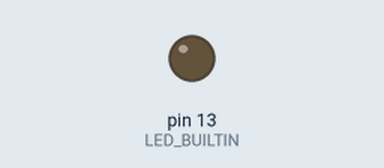
Recording of a sketch running on a simulated Arduino Mega 2560, built with avr-gcc and run on an emulated ATmega2560. Parts: output pins drawn as LEDs (lit = HIGH). The modem accepts every AT command (registered, SIM ready, sends succeed) and sends nothing else.

Above: at 0.35 s.
At 64.7 s:
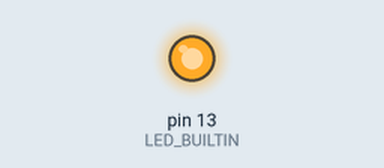
Timing chart, 0 to 65.2 s (numbered marks = the images above):
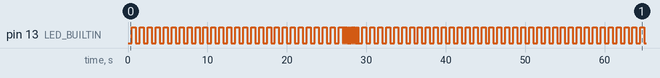

Measured:
- by itself, pin 13 (LED_BUILTIN): moves between LOW and HIGH, repeating every 50.0 s
- by itself, everything shown: repeats every 50.0 s, in 116 steps

The sketch:

sketch_serial1_probe.ino
```cpp
/*
 * ============================================================================
 *  SUPERSEDED. DO NOT FLASH THIS FOR A MISSION.
 *
 *  The flying firmware is ../sketch_mav_shovel/. This probe answers only the
 *  question it was built for (2026-08-13: is Serial1 ours? YES) and it does
 *  NOT provide mav_read / mav_write / mav_stats, so with this sketch on the
 *  STM32 the Linux side cannot reach the Pixhawk at all: mav_shovel_pump.py
 *  and run_mission.py will both fail to find their RPC methods, and the whole
 *  autonomy chain is dead with no obvious cause.
 *
 *  Keep it: it is the minimal test to re-run after any core upgrade, since it
 *  transmits a heartbeat with no dependency on the Bridge whatsoever.
 *  Just never fly it.  (Warning added in review 2026-08-15: this folder was
 *  worked on for weeks and the shovel was written the night before the shoot,
 *  so reaching for the familiar name is the easy mistake.)
 * ============================================================================
 *
 * serial1_probe - can a sketch on the UNO Q's STM32 talk to the Pixhawk on D0/D1?
 *
 * WHY THIS EXISTS (TODO 7, the blocker for autonomous flight):
 * The UNO Q docs contradict each other. The user manual says D0/D1 are Serial1
 * on the JDIGITAL header, and ALSO says the router claims Serial1 and you must
 * not open it in your own code. The Arduino_RouterBridge README says the Bridge
 * uses a core-routed UART, "falling back to Serial1 if the core does not
 * provide it". Those cannot both be acted on and no amount of reading settles
 * it. Only the board settles it.
 *
 * REWRITTEN 2026-08-11. The previous version reported its verdict ONLY on
 * LED_BUILTIN. That was a reasonable call when the alternative was a serial
 * monitor possibly routed through the peripheral under test, but the user has
 * since confirmed THE BOARD IS SEALED INSIDE THE AIRFRAME, so nobody can see
 * the LED. A verdict you cannot read is not a verdict.
 *
 * SO IT NOW ANSWERS FROM THE OTHER END OF THE WIRE. The sketch TRANSMITS a real
 * MAVLink heartbeat on Serial1 as MAV_COMP_ID_ONBOARD_COMPUTER (191). If the
 * link works, the PIXHAWK sees a new MAVLink node appear, and that is readable
 * from the laptop over USB, with the aircraft shut:
 *
 *     ./python tools/bench.py nodes
 *
 * A row for "sys 1 comp 191" IS the pass. No LED, no screen on the board, no
 * guessing. The ESP32 already proves this works as a channel: it shows up the
 * same way at compid 195.
 *
 * TRANSMITTING IS SAFE HERE, AND THIS IS NOT THE RETRACTED LOOPBACK IDEA. D1 is
 * the UNO Q's TX and it feeds the Pixhawk's RX5. That is what the wiring is
 * FOR. The hazard recorded earlier was a JUMPER tying D1 to D0, which shorts
 * the UNO Q's TX to the Pixhawk's TX5 output: two push-pull drivers fighting.
 * Nothing here does that. Do not fit that jumper.
 *
 * THE LED IS STILL DRIVEN, as a free second channel for when the airframe is
 * open, and it now reports the RECEIVE direction specifically:
 *   SOLID ON         = MAVLink framing byte arriving from the Pixhawk. RX works.
 *   FAST BLINK (5Hz) = bytes arriving but no MAVLink framing among them. The
 *                      UART and wire work; suspect SERIAL5_BAUD (want 115200)
 *                      or SERIAL5_PROTOCOL (want 2 = MAVLink2). Wrong baud
 *                      reads as exactly this: real traffic, garbled framing.
 *   SLOW BLINK (1Hz) = zero bytes. Either the router holds Serial1, or SERIAL5
 *                      is unconfigured, or TX5 is not landing on D0.
 *
 * READING THE TWO CHANNELS TOGETHER IS THE WHOLE POINT, because they fail
 * independently and that is what localises the fault:
 *   nodes PASS + LED solid  = both directions work. TODO 7 is SOLVED.
 *   nodes PASS + LED blinks = our TX reaches the Pixhawk but its TX5 does not
 *                             reach us. One broken wire (TX5->D0), not a
 *                             software problem. Check that conductor.
 *   nodes FAIL + LED solid  = we hear the Pixhawk but it does not hear us.
 *                             D1->RX5 is the suspect conductor.
 *   nodes FAIL + LED slow   = Serial1 is not ours, or SERIAL5 is off. Check the
 *                             params first, it costs nothing.
 *
 * IF OPENING Serial1 KILLS THE LINUX BRIDGE, that is not a crash, it is THE
 * ANSWER: it means the Bridge really did fall back to Serial1, the two cannot
 * coexist, and the byte-shovel architecture (Linux -> Bridge -> STM32 ->
 * Serial1 -> Pixhawk) is impossible as drawn. SSH is unaffected either way:
 * it runs over the network on the Linux side and does not touch this UART.
 *
 * WHAT A PASS DOES NOT PROVE: that the link is good enough to FLY on. That
 * needs the byte-shovel and a soak against dropped and garbled frames. This
 * proves the pins are usable, which is the question that has blocked for weeks.
 */

static const unsigned long BAUD = 115200;    // must match SERIAL5_BAUD
static const unsigned long HEARTBEAT_MS = 1000;
static const unsigned long QUIET_MS = 2000;  // no framing for this long = stale

// MAVLink frame start bytes. v2 opens with 0xFD, v1 with 0xFE. Accept either:
// seeing v1 still proves the pins and the wire, and only means SERIAL5_PROTOCOL
// wants a look.
static const uint8_t MAVLINK_V2_MAGIC = 0xFD;
static const uint8_t MAVLINK_V1_MAGIC = 0xFE;

/*
 * A real MAVLink2 HEARTBEAT, sys 1 comp 191 (MAV_COMP_ID_ONBOARD_COMPUTER),
 * type MAV_TYPE_ONBOARD_CONTROLLER, autopilot MAV_AUTOPILOT_INVALID.
 *
 * NOT hand-written. Generated on the laptop by pymavlink and pasted here, so
 * the bytes come from a real MAVLink implementation rather than from memory of
 * the wire format. Byte 4 is the sequence number and is bumped per send, which
 * means the CRC has to be recomputed: a frame with a stale CRC is dropped
 * silently by the receiver and would look exactly like a dead wire.
 */
static const uint8_t HEARTBEAT_TEMPLATE[] = {
  0xFD, 0x09, 0x00, 0x00, 0x00, 0x01, 0xBF, 0x00, 0x00, 0x00, 0x00, 0x00,
  0x00, 0x00, 0x12, 0x08, 0x00, 0x04, 0x03, 0xAE, 0xC6,
};
static const uint8_t HEARTBEAT_LEN = sizeof(HEARTBEAT_TEMPLATE);
static const uint8_t HEARTBEAT_CRC_EXTRA = 50;   // read from pymavlink, not guessed

static uint8_t  txSeq = 0;
static unsigned long lastBeat = 0;
static unsigned long lastMagic = 0;
static unsigned long lastByte = 0;

/*
 * CRC-16/MCRF4XX, the checksum MAVLink uses. This C was verified on the laptop
 * against pymavlink's own output before being written here: it reproduces the
 * reference frame's CRC (0xC6AE) exactly, and seq-bumped frames it produces
 * parse cleanly through a real MAVLink parser.
 */
static uint16_t mavlinkCrc(const uint8_t *data, uint16_t len, uint8_t extra) {
  uint16_t crc = 0xFFFF;
  for (uint16_t i = 0; i <= len; i++) {
    uint8_t b = (i < len) ? data[i] : extra;   // crc_extra is fed in last
    uint8_t tmp = b ^ (uint8_t)(crc & 0xFF);
    tmp ^= (uint8_t)(tmp << 4);
    crc = (crc >> 8) ^ ((uint16_t)tmp << 8) ^ ((uint16_t)tmp << 3)
          ^ ((uint16_t)tmp >> 4);
  }
  return crc;
}

static void sendHeartbeat() {
  uint8_t f[sizeof(HEARTBEAT_TEMPLATE)];
  memcpy(f, HEARTBEAT_TEMPLATE, HEARTBEAT_LEN);
  f[4] = txSeq++;                              // wraps at 255, which is correct
  // CRC covers everything after the 0xFD magic, excluding the CRC itself.
  uint16_t crc = mavlinkCrc(&f[1], HEARTBEAT_LEN - 3, HEARTBEAT_CRC_EXTRA);
  f[HEARTBEAT_LEN - 2] = (uint8_t)(crc & 0xFF);
  f[HEARTBEAT_LEN - 1] = (uint8_t)(crc >> 8);
  Serial1.write(f, HEARTBEAT_LEN);
}

void setup() {
  pinMode(LED_BUILTIN, OUTPUT);
  digitalWrite(LED_BUILTIN, LOW);
  Serial1.begin(BAUD);
  delay(200);                 // let the peripheral settle before trusting it
}

void loop() {
  unsigned long now = millis();

  // Drain whatever the Pixhawk is streaming and note what kind of bytes.
  while (Serial1.available()) {
    uint8_t b = (uint8_t)Serial1.read();
    lastByte = now;
    if (b == MAVLINK_V2_MAGIC || b == MAVLINK_V1_MAGIC) lastMagic = now;
  }

  if (now - lastBeat >= HEARTBEAT_MS) {
    lastBeat = now;
    sendHeartbeat();
  }

  // LED reports the RECEIVE side only. The transmit side is answered by
  // tools/bench.py nodes on the laptop, which works with the airframe shut.
  bool framing = lastMagic && (now - lastMagic < QUIET_MS);
  bool anyBytes = lastByte && (now - lastByte < QUIET_MS);
  if (framing) {
    digitalWrite(LED_BUILTIN, HIGH);
  } else {
    unsigned long period = anyBytes ? 100 : 500;   // 5Hz vs 1Hz
    digitalWrite(LED_BUILTIN, (now / period) % 2 ? HIGH : LOW);
  }
}
```
